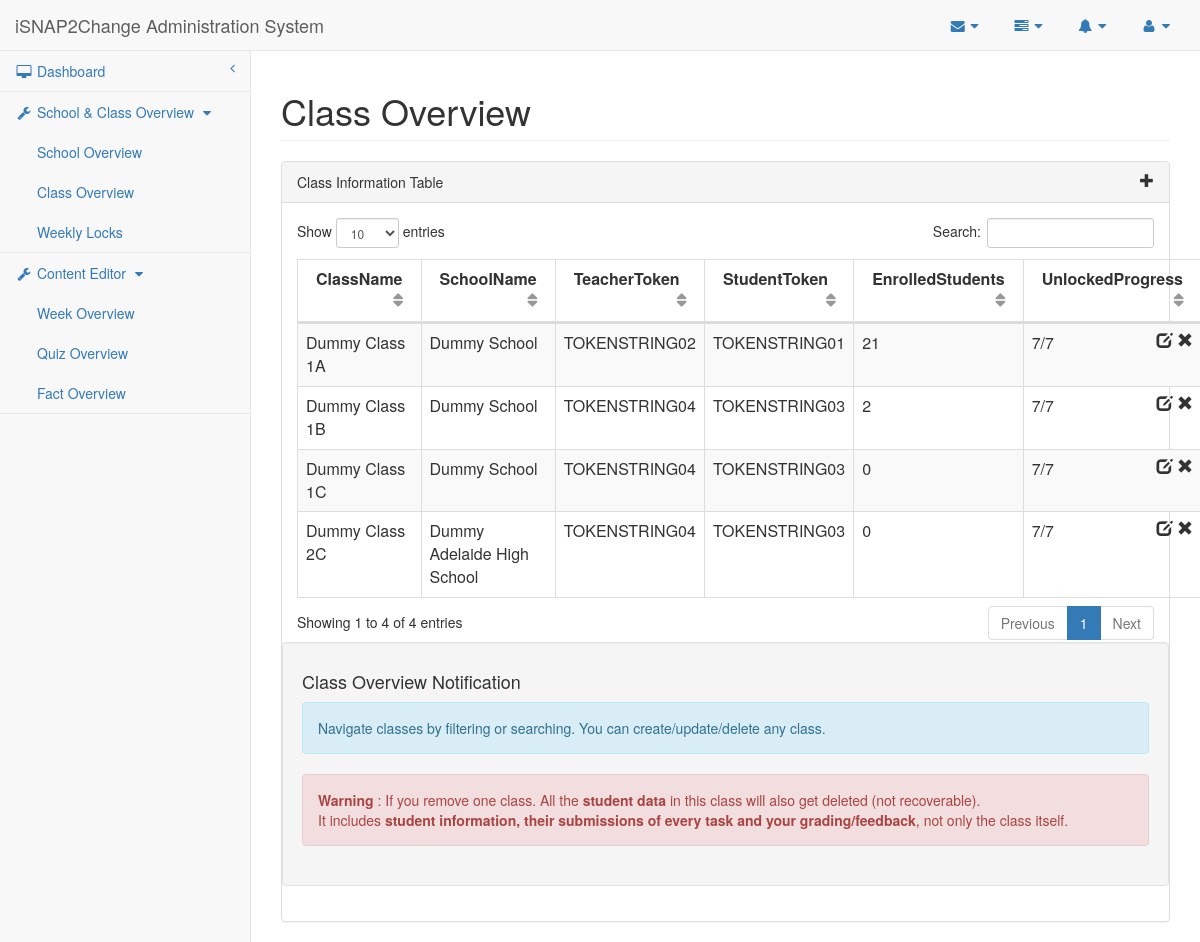
Before: /isnap2change/researcher/class.php with the older database file.
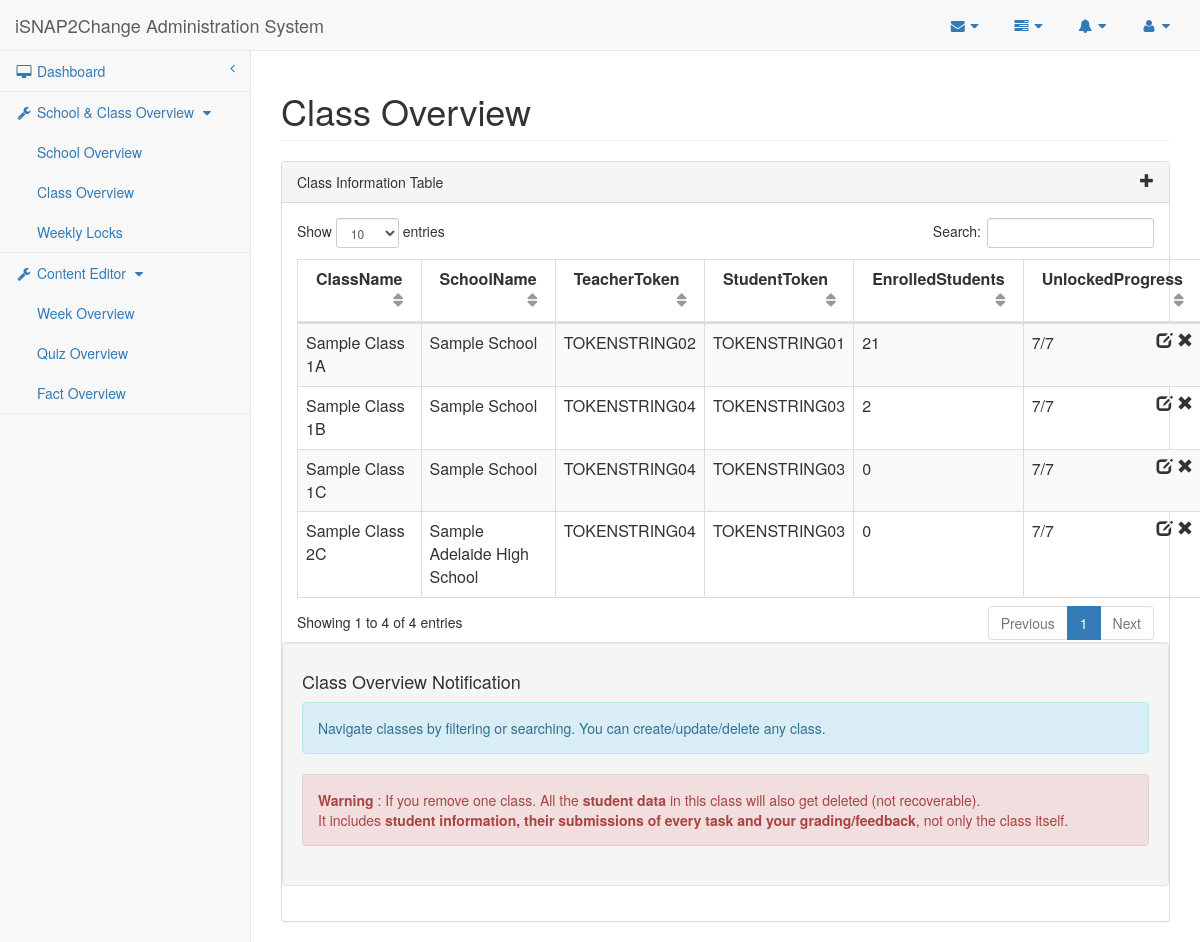
After: the same page with the newer database file.
### tables this page shows
CREATE TABLE IF NOT EXISTS `Class` (
    ClassID MEDIUMINT AUTO_INCREMENT,
    ClassName TEXT,
    SchoolID MEDIUMINT NOT NULL,
     
    UnlockedProgress MEDIUMINT NOT NULL DEFAULT 10,
    CONSTRAINT Class_ClassID_PK PRIMARY KEY (ClassID),
    CONSTRAINT Class_SchoolID_FK FOREIGN KEY (SchoolID)
        REFERENCES School (SchoolID)
        ON DELETE CASCADE ON UPDATE CASCADE
);

CREATE TABLE IF NOT EXISTS `School` (
    SchoolID MEDIUMINT AUTO_INCREMENT,
     
    SchoolName VARCHAR(190) UNIQUE,
    CONSTRAINT School_SchoolID_PK PRIMARY KEY (SchoolID)
);

### isnap2change/researcher/class.php (the view, shortened to what the changed rows need)
<?php
    $conn = db_connect();
    $weekSql = "select MAX(Week) as WeekNum from Quiz";
    $weekQuery = $conn->prepare($weekSql);
    $weekQuery->execute();
    $weekResult = $weekQuery->fetch(PDO::FETCH_OBJ);
    $classSql = "SELECT ClassID, ClassName, SchoolName, UnlockedProgress
               FROM Class NATURAL JOIN School";
    $classQuery = $conn->prepare($classSql);
    $classQuery->execute();
    $classResult = $classQuery->fetchAll(PDO::FETCH_OBJ);
    $tokenSql = "SELECT ClassID, `Type`, TokenString
               FROM Token NATURAL JOIN Class";
    $tokenQuery = $conn->prepare($tokenSql);
    $tokenQuery->execute();
    $tokenResult = $tokenQuery->fetchAll(PDO::FETCH_OBJ);
    $studentNumSql = "SELECT count(*) as Count, ClassID
               FROM   Student NATURAL JOIN Class
               GROUP BY ClassID";
    $studentNumQuery = $conn->prepare($studentNumSql);
    $studentNumQuery->execute();
    $studentNumResult = $studentNumQuery->fetchAll(PDO::FETCH_OBJ);
?>
<!DOCTYPE html>
<html lang="en">
<head>
    <link href="../bower_components/bootstrap/dist/css/bootstrap.min.css" rel="stylesheet">
    <link href="../bower_components/metisMenu/dist/metisMenu.min.css" rel="stylesheet">
    <link href="../bower_components/datatables-plugins/integration/bootstrap/3/dataTables.bootstrap.css" rel="stylesheet">
    <link href="../dist/css/sb-admin-2.css" rel="stylesheet">
    <link href="../bower_components/font-awesome/css/font-awesome.min.css" rel="stylesheet" type="text/css">
</head>
<body>
    <div id="wrapper">
        <div id="page-wrapper">
            <div class="row">
                <div class="col-lg-12">
                    <h1 class="page-header">Class Overview</h1>
                </div>
            </div>
            <div class="row">
                <div class="col-lg-12">
                    <div class="panel panel-default">
                        <div class="panel-body">
                            <div class="dataTable_wrapper">
                                <table class="table table-striped table-bordered table-hover" id="datatables">
                                    <thead>
                                        <tr>
                                            <th>ClassName</th>
                                            <th>SchoolName</th>
                                            <th>TeacherToken</th>
                                            <th>StudentToken</th>
                                            <th>EnrolledStudents</th>
                                            <th>UnlockedProgress</th>
                                        </tr>
                                    </thead>
                                    <tbody>
                                    <?php for($i=0; $i<count($classResult); $i++) {?>
                                        <tr class="<?php if($i % 2 == 0){echo "odd";} else {echo "even";} ?>">
                                            <td><?php echo $classResult[$i]->ClassName ?></td>
                                            <td><?php echo $classResult[$i]->SchoolName ?></td>
                                            <td><?php for($j=0; $j<count($tokenResult); $j++){ if ($tokenResult[$j]->ClassID == $classResult[$i]->ClassID && $tokenResult[$j]->Type == 'TEACHER') echo $tokenResult[$j]->TokenString;} ?></td>
                                            <td><?php for($j=0; $j<count($tokenResult); $j++){ if ($tokenResult[$j]->ClassID == $classResult[$i]->ClassID && $tokenResult[$j]->Type == 'STUDENT') echo $tokenResult[$j]->TokenString;} ?></td>
                                            <td><?php $count=0; for($j=0; $j<count($studentNumResult); $j++){ if ($studentNumResult[$j]->ClassID == $classResult[$i]->ClassID) $count=$studentNumResult[$j]->Count; } echo $count; ?></td>
                                            <td><?php echo min($classResult[$i]->UnlockedProgress, $weekResult->WeekNum)."/".$weekResult->WeekNum ?><span class="glyphicon glyphicon-remove pull-right" aria-hidden="true"></span><span class="pull-right" aria-hidden="true">&nbsp;</span><span class="glyphicon glyphicon-edit pull-right" data-toggle="modal" data-target="#dialog" aria-hidden="true"></span></td>
                                        </tr>
                                    <?php } ?>
                                    </tbody>
                                </table>
                            </div>
                        </div>
                    </div>
                </div>
            </div>
        </div>
    </div>
</body>
</html>

Changed rows visible on the page:
changed class: ClassName "Dummy Class 2C" → "Sample Class 2C"; SchoolID.SchoolName "Dummy Adelaide High School" → "Sample Adelaide High School"; moves up the list
changed class: ClassName "Dummy Class 1A" → "Sample Class 1A"; SchoolID.SchoolName "Dummy School" → "Sample School"
changed class: ClassName "Dummy Class 1B" → "Sample Class 1B"; SchoolID.SchoolName "Dummy School" → "Sample School"
changed class: ClassName "Dummy Class 1C" → "Sample Class 1C"; SchoolID.SchoolName "Dummy School" → "Sample School"
